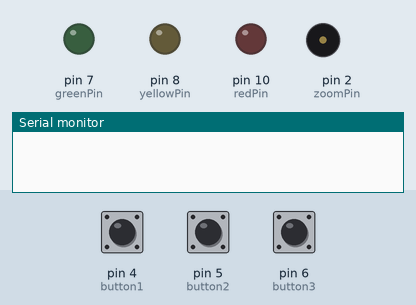
Simulated run of this sketch. Board: Arduino Uno, built with avr-gcc and run on an emulated ATmega328P. On the bench: output pins drawn as LEDs (lit = HIGH), buzzer (waves = sounding), the last lines printed to the serial monitor. The test bench sets the inputs (shaded band); at power-on: pin 4 (button1) HIGH, pin 5 (button2) HIGH, pin 6 (button3) HIGH.

Above: at 1.2 s.
1.3 s: pin 4 (button1) pulled LOW for 0.15 s
At 1.8 s:
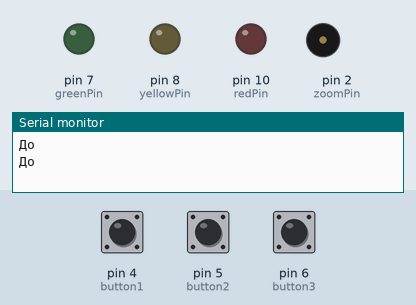
2.9 s: pin 5 (button2) pulled LOW for 0.15 s
At 4.2 s:
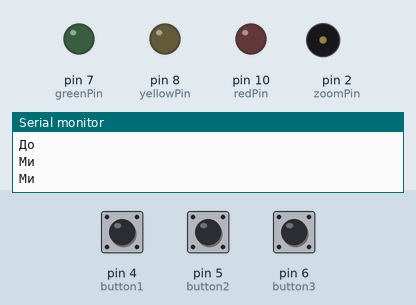
4.5 s: pin 6 (button3) pulled LOW for 0.15 s
At 5.4 s:
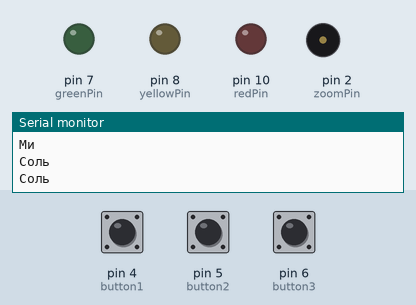
6.1 s: pin 6 (button3) pulled LOW for 3.2 s
At 6.6 s:
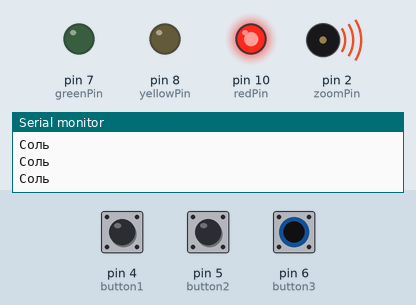
10.8 s: pin 4 (button1) pulled LOW for 3.2 s
At 11.4 s:
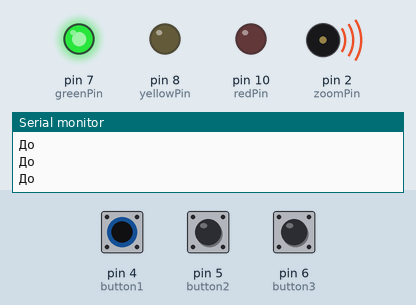
15.5 s: pin 4 (button1) driven LOW and pin 5 (button2) driven LOW and pin 6 (button3) driven LOW
At 16.2 s:
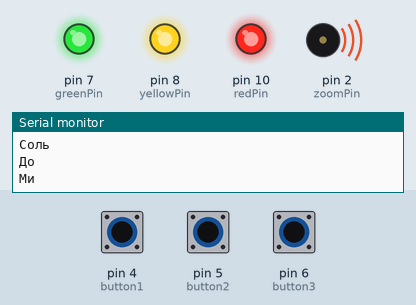
Timing chart, 0 to 18.1 s (numbered marks = the images above; inputs shaded):
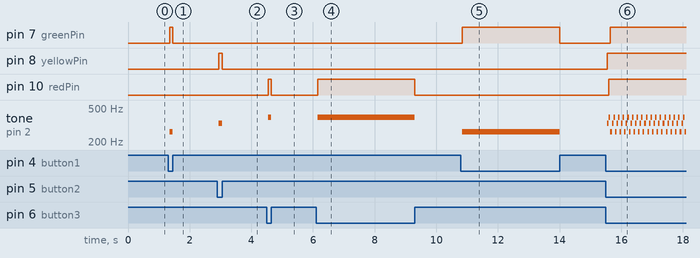

Measured:
- after the input at 1.3 s, pin 7 (greenPin): LOW → HIGH after 0.05 s, → LOW 0.10 s later; tone on pin 2 (zoomPin): silent → 262 Hz after 0.05 s, → silent 0.10 s later
- after the input at 2.9 s, pin 8 (yellowPin): LOW → HIGH after 0.05 s, → LOW 0.10 s later; tone on pin 2 (zoomPin): silent → 330 Hz after 0.05 s, → silent 0.10 s later
- after the input at 4.5 s, pin 10 (redPin): LOW → HIGH after 0.05 s, → LOW 0.10 s later; tone on pin 2 (zoomPin): silent → 392 Hz after 0.05 s, → silent 0.10 s later
- after the input at 6.1 s, pin 10 (redPin): LOW → HIGH after 0.05 s, → LOW 3.2 s later; tone on pin 2 (zoomPin): silent → 392 Hz after 0.05 s, → silent 3.2 s later
- after the input at 10.8 s, pin 7 (greenPin): LOW → HIGH after 0.05 s, → LOW 3.2 s later; tone on pin 2 (zoomPin): silent → 262 Hz after 0.05 s, → silent 3.2 s later
- after the input at 15.5 s, pin 7 (greenPin): LOW → HIGH after 0.15 s; pin 8 (yellowPin): LOW → HIGH after 0.05 s; pin 10 (redPin): LOW → HIGH after 0.10 s; tone on pin 2 (zoomPin): silent → 330 Hz after 0.05 s, then repeats every 0.15 s: 392 Hz 0.05 s, 262 Hz 0.05 s, 330 Hz 0.05 s

The sketch:

zadanie_3_urok.ino
```cpp
const int greenPin = 7;
const int yellowPin = 8;
const int redPin = 10;
const int button1 = 4;
const int button2 = 5;
const int button3 = 6;
const int zoomPin = 2;
const int cbutton1 = 262;
const int cbutton2 = 330;
const int cbutton3 = 392;

void setup() {
  pinMode(greenPin, OUTPUT);
  pinMode(yellowPin, OUTPUT);
  pinMode(redPin, OUTPUT);
  pinMode(button1, INPUT_PULLUP);
  pinMode(button2, INPUT_PULLUP);
  pinMode(button3, INPUT_PULLUP);
  pinMode(zoomPin, OUTPUT);
  Serial.begin(9600);
}


void loop() {
  if (digitalRead(button1) == LOW) {
    delay(50);
    if (digitalRead(button1) == LOW)
    {
      digitalWrite(greenPin, HIGH);
      tone(zoomPin, cbutton1);
      Serial.println("До");
    }
    else {
      digitalWrite(greenPin, LOW);
      noTone(zoomPin);
    }
   }
  if (digitalRead(button2) == LOW) {
    delay(50);
    if (digitalRead(button2) == LOW) {
      digitalWrite(yellowPin, HIGH);
      Serial.println("Ми");
      tone(zoomPin, cbutton2);
      }
    else {
      digitalWrite(yellowPin, LOW);
      noTone(zoomPin);
    }
    }
  if (digitalRead(button3) == LOW) {
    delay(50);
    if (digitalRead(button3) == LOW) {
      digitalWrite(redPin, HIGH);
      Serial.println("Соль");
      tone(zoomPin, cbutton3);
      }
    else {
      digitalWrite(redPin, LOW);
      noTone(zoomPin);
    }
    }
}
```
